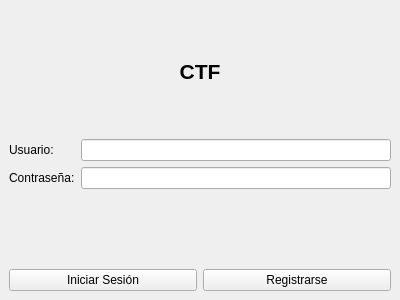
<?xml version="1.0" encoding="UTF-8"?>
<ui version="4.0">
 <class>LoginWindow</class>
 <widget class="QMainWindow" name="LoginWindow">
  <property name="geometry">
   <rect>
    <x>0</x>
    <y>0</y>
    <width>400</width>
    <height>300</height>
   </rect>
  </property>
  <property name="windowTitle">
   <string>CTF Login - Acceso al Sistema</string>
  </property>
  <property name="autoFillBackground">
   <bool>false</bool>
  </property>
  <widget class="QWidget" name="centralwidget">
   <layout class="QVBoxLayout" name="verticalLayout">
    <item>
     <widget class="QLabel" name="labelTitle">
      <property name="font">
       <font>
        <pointsize>16</pointsize>
        <bold>true</bold>
       </font>
      </property>
      <property name="text">
       <string>CTF</string>
      </property>
      <property name="alignment">
       <set>Qt::AlignmentFlag::AlignCenter</set>
      </property>
     </widget>
    </item>
    <item>
     <layout class="QFormLayout" name="formLayout">
      <item row="0" column="0">
       <widget class="QLabel" name="labelUser">
        <property name="text">
         <string>Usuario:</string>
        </property>
       </widget>
      </item>
      <item row="0" column="1">
       <widget class="QLineEdit" name="lineEditUser"/>
      </item>
      <item row="1" column="0">
       <widget class="QLabel" name="labelPass">
        <property name="text">
         <string>Contraseña:</string>
        </property>
       </widget>
      </item>
      <item row="1" column="1">
       <widget class="QLineEdit" name="lineEditPass">
        <property name="echoMode">
         <enum>QLineEdit::EchoMode::Password</enum>
        </property>
       </widget>
      </item>
     </layout>
    </item>
    <item>
     <layout class="QHBoxLayout" name="horizontalLayout">
      <item>
       <widget class="QPushButton" name="btnLogin">
        <property name="text">
         <string>Iniciar Sesión</string>
        </property>
       </widget>
      </item>
      <item>
       <widget class="QPushButton" name="btnGoToRegister">
        <property name="text">
         <string>Registrarse</string>
        </property>
       </widget>
      </item>
     </layout>
    </item>
   </layout>
  </widget>
 </widget>
 <resources/>
 <connections/>
</ui>
